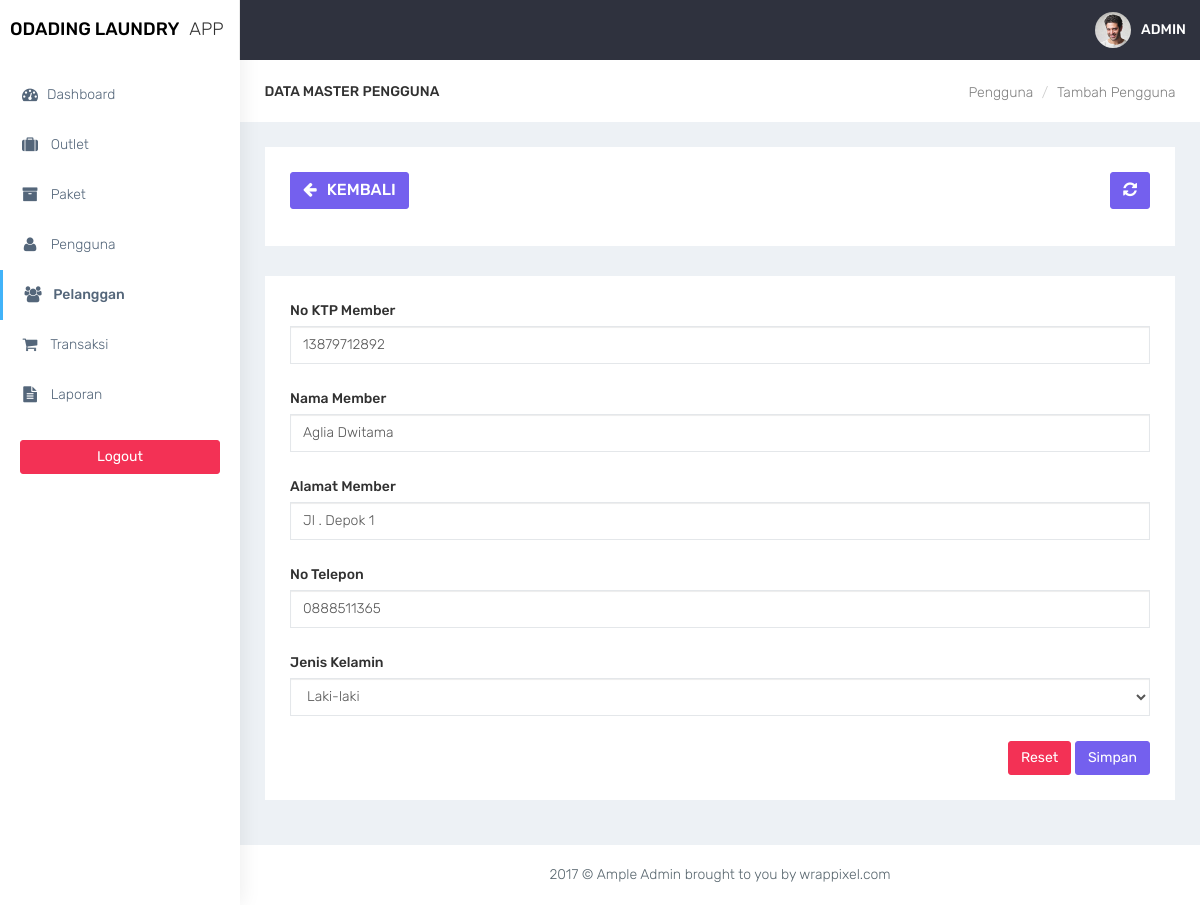
Page /admin/pelanggan_edit.php?id=1 (signed in) on the committed database.
### tables this page shows
CREATE TABLE `member` (
  `id_member` int(11) NOT NULL,
  `nama_member` varchar(100) DEFAULT NULL,
  `alamat_member` text DEFAULT NULL,
  `jenis_kelamin` enum('L','P') DEFAULT NULL,
  `telp_member` varchar(15) DEFAULT NULL,
  `no_ktp` varchar(30) DEFAULT NULL
);

### admin/functions.php (called while the page is built, shortened)
<?php
function ambilsatubaris($conn,$query){
    $db = mysqli_query($conn,$query);
    return mysqli_fetch_assoc($db);
}
?>

### admin/pelanggan_edit.php (the view, shortened to what this page needs)
<?php
require'functions.php';
$id_member = $_GET['id'];
$queryedit = "SELECT * FROM member WHERE id_member = '$id_member'";
$edit = ambilsatubaris($conn,$queryedit);
require'layout_header.php';
?>
<div class="container-fluid">
    <div class="row bg-title">
        <div class="col-lg-3 col-md-4 col-sm-4 col-xs-12">
            <h4 class="page-title">Data Master Pengguna</h4> </div>
        <div class="col-lg-9 col-sm-8 col-md-8 col-xs-12">
            <ol class="breadcrumb">
                <li><a href="outlet.php">Pengguna</a></li>
                <li><a href="#">Tambah Pengguna</a></li>
            </ol>
        </div>
    </div>
    <div class="row">
        <div class="col-md-12 col-lg-12 col-sm-12 col-xs-12">
            <div class="white-box">
                <div class="row">
                    <div class="col-md-6">
                          <a href="javascript:void(0)" onclick="window.history.back();" class="btn btn-primary box-title"><i class="fa fa-arrow-left fa-fw"></i> Kembali</a>
                    </div>
                    <div class="col-md-6 text-right">
                        <button id="btn-refresh" class="btn btn-primary box-title text-right" title="Refresh Data"><i class="fa fa-refresh" id="ic-refresh"></i></button>
                    </div>
                </div>
            </div>
        </div>
    </div>
    <div class="row">
        <div class="col-md-12 col-lg-12 col-sm-12 col-xs-12">
            <div class="white-box">
                <form method="post" action="">
                <div class="form-group">
                    <label>No KTP Member</label>
                    <input type="text" name="no_ktp" class="form-control" value="<?= $edit['no_ktp'] ?>">
                </div>
                <div class="form-group">
                    <label>Nama Member</label>
                    <input type="text" name="nama_member" class="form-control" value="<?= $edit['nama_member'] ?>">
                </div>
                <div class="form-group">
                    <label>Alamat Member</label>
                    <input type="text" name="alamat_member" class="form-control" value="<?= $edit['alamat_member'] ?>">
                </div>
                <div class="form-group">
                    <label>No Telepon</label>
                    <input type="text" name="telp_member" class="form-control" value="<?= $edit['telp_member'] ?>">
                </div>
                <div class="form-group">
                    <label>Jenis Kelamin</label>
                    <select name="jenis_kelamin" class="form-control">
                        <option value="L" <?php if($edit['jenis_kelamin']  == 'L'){echo "selected";} ?>>Laki-laki</option>
                    </select>
                </div>
                <div class="text-right">
                    <button type="reset" class="btn btn-danger">Reset</button>
                    <button type="submit" name="btn-simpan" class="btn btn-primary">Simpan</button>
                </div>
                </form>
            </div>
        </div>
    </div>
</div>
<?php
require'layout_footer.php';
?>

### assets/css/colors/default.css (style rules this page uses)
body { background: #fff; }

### rows in the picture
member: no_ktp "13879712892", nama_member "Aglia Dwitama", alamat_member "Jl . Depok 1", telp_member "0888511365", jenis_kelamin "Laki-laki"
